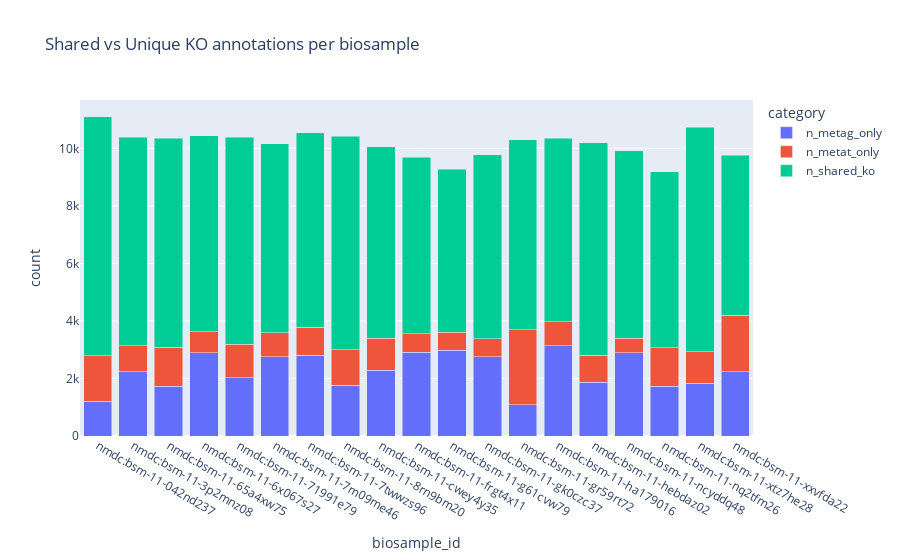

Notebook source saved alongside this figure:
### Code cell
# Plot: stacked bar chart shared vs unique
if len(ko_overlap_df):
    df_long = ko_overlap_df.melt(id_vars=["biosample_id"], value_vars=["n_metag_only", "n_metat_only", "n_shared_ko"],
                                 var_name="category", value_name="count")
    fig = px.bar(df_long, x="biosample_id", y="count", color="category", barmode="stack",
                 title="Shared vs Unique KO annotations per biosample")
    fig.write_html(os.path.join(OUTPUT_DIR, "plot_shared_ko_barchart.html"), include_plotlyjs="cdn", full_html=True)
fig.show() if len(ko_overlap_df) else None

### Figure 1 — Plotly figure (JSON) as saved in the notebook; plotly's stock layout.template omitted (floating-point values rounded to 4 significant figures)
{"data": [{"hovertemplate": "category=n_metag_only<br>biosample_id=%{x}<br>count=%{y}<extra></extra>", "legendgroup": "n_metag_only", "marker": {"color": "#636efa", "pattern": {"shape": ""}}, "name": "n_metag_only", "orientation": "v", "showlegend": true, "textposition": "auto", "type": "bar", "x": ["nmdc:bsm-11-042nd237", "nmdc:bsm-11-3p2mnz08", "nmdc:bsm-11-65a4xw75", "nmdc:bsm-11-6x067s27", "nmdc:bsm-11-71991e79", "nmdc:bsm-11-7m09me46", "nmdc:bsm-11-7twwzs96", "nmdc:bsm-11-8rn9bm20", "nmdc:bsm-11-cwey4y35", "nmdc:bsm-11-frgt4x11", "nmdc:bsm-11-g61cvw79", "nmdc:bsm-11-gk0czc37", "nmdc:bsm-11-gr59rt72", "nmdc:bsm-11-ha179016", "nmdc:bsm-11-hebdaz02", "nmdc:bsm-11-ncyddq48", "nmdc:bsm-11-nq2tfm26", "nmdc:bsm-11-xtz7he28", "nmdc:bsm-11-xxvfda22"], "xaxis": "x", "y": [1209, 2241, 1730, 2887, 2030, 2752, 2810, 1764, 2284, 2916, 2979, 2748, 1087, 3143, 1872, 2892, 1725, 1838, 2236], "yaxis": "y"}, {"hovertemplate": "category=n_metat_only<br>biosample_id=%{x}<br>count=%{y}<extra></extra>", "legendgroup": "n_metat_only", "marker": {"color": "#EF553B", "pattern": {"shape": ""}}, "name": "n_metat_only", "orientation": "v", "showlegend": true, "textposition": "auto", "type": "bar", "x": ["nmdc:bsm-11-042nd237", "nmdc:bsm-11-3p2mnz08", "nmdc:bsm-11-65a4xw75", "nmdc:bsm-11-6x067s27", "nmdc:bsm-11-71991e79", "nmdc:bsm-11-7m09me46", "nmdc:bsm-11-7twwzs96", "nmdc:bsm-11-8rn9bm20", "nmdc:bsm-11-cwey4y35", "nmdc:bsm-11-frgt4x11", "nmdc:bsm-11-g61cvw79", "nmdc:bsm-11-gk0czc37", "nmdc:bsm-11-gr59rt72", "nmdc:bsm-11-ha179016", "nmdc:bsm-11-hebdaz02", "nmdc:bsm-11-ncyddq48", "nmdc:bsm-11-nq2tfm26", "nmdc:bsm-11-xtz7he28", "nmdc:bsm-11-xxvfda22"], "xaxis": "x", "y": [1577, 899, 1351, 741, 1163, 834, 979, 1240, 1115, 641, 630, 631, 2606, 834, 932, 507, 1349, 1090, 1961], "yaxis": "y"}, {"hovertemplate": "category=n_shared_ko<br>biosample_id=%{x}<br>count=%{y}<extra></extra>", "legendgroup": "n_shared_ko", "marker": {"color": "#00cc96", "pattern": {"shape": ""}}, "name": "n_shared_ko", "orientation": "v", "showlegend": true, "textposition": "auto", "type": "bar", "x": ["nmdc:bsm-11-042nd237", "nmdc:bsm-11-3p2mnz08", "nmdc:bsm-11-65a4xw75", "nmdc:bsm-11-6x067s27", "nmdc:bsm-11-71991e79", "nmdc:bsm-11-7m09me46", "nmdc:bsm-11-7twwzs96", "nmdc:bsm-11-8rn9bm20", "nmdc:bsm-11-cwey4y35", "nmdc:bsm-11-frgt4x11", "nmdc:bsm-11-g61cvw79", "nmdc:bsm-11-gk0czc37", "nmdc:bsm-11-gr59rt72", "nmdc:bsm-11-ha179016", "nmdc:bsm-11-hebdaz02", "nmdc:bsm-11-ncyddq48", "nmdc:bsm-11-nq2tfm26", "nmdc:bsm-11-xtz7he28", "nmdc:bsm-11-xxvfda22"], "xaxis": "x", "y": [8311, 7244, 7266, 6806, 7197, 6578, 6759, 7409, 6657, 6136, 5658, 6407, 6604, 6372, 7396, 6523, 6119, 7806, 5565], "yaxis": "y"}], "layout": {"barmode": "stack", "legend": {"title": {"text": "category"}, "tracegroupgap": 0}, "title": {"text": "Shared vs Unique KO annotations per biosample"}, "xaxis": {"anchor": "y", "domain": [0, 1], "title": {"text": "biosample_id"}}, "yaxis": {"anchor": "x", "domain": [0, 1], "title": {"text": "count"}}}}
